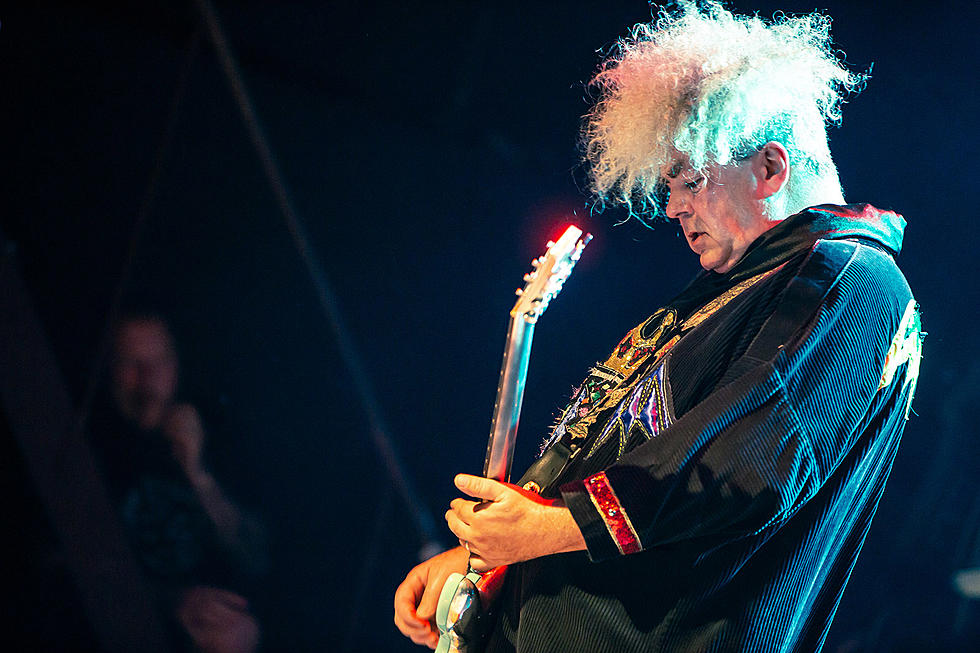
//> input picture Actividad6/buzz.jpg, 980 x 653 px
$ ./Actividad6 buzz.jpg   (built with g++ and OpenCV 4)
//> lines starting //> are read from the running program, lines starting //| are printed output that depends on the picture; after the words box and inside, x2 and y2 are one past the last pixel; in counts of white or black regions, pixels touching at a corner belong together
//> further down, src is the input picture: 653 rows x 980 cols, CV_8UC3; mean B, G, R 54.4, 43.5, 31.7
#include <iostream>
#include <opencv2/opencv.hpp>
#include <vector>

cv::Mat medianFilter(cv::Mat &src, int kSize)
{
//> called with kSize = 7
    //(1) aplicamos filtro de la mediana
    cv::Mat afterMedianFilter;
    cv::medianBlur(src, afterMedianFilter, kSize);
    return afterMedianFilter;
}

cv::Mat edgesLaplace(cv::Mat &src, int ddepth, int kSize, int scale, int delta)
{
//> called with ddepth = 3, kSize = 3, scale = 5, delta = 0
    //(2) detectamos bordes de la imagen en escala de grises usando Laplacian
    //convertimos la imagen a escala de gris
    cv::Mat grayscale;
    cv::cvtColor(src, grayscale, cv::COLOR_BGR2GRAY);
    //aplicamos el filtro laplaciano
    cv::Mat afterLaplace;
    cv::Laplacian(grayscale, afterLaplace, ddepth, kSize, scale, delta, cv::BORDER_DEFAULT);
    //volvemos a convertir la imagen a escala de gris
    cv::Mat absAfterLaplace;
    cv::convertScaleAbs(afterLaplace, absAfterLaplace);
    //invertimos la imagen para que los bordes sean negros
    cv::Mat edges_grayscale;
    cv::bitwise_not(absAfterLaplace, edges_grayscale);
    //aplicamos la funcion de umbral para que los bordes esten mejor definidos
    cv::Mat edges;
    cv::threshold(edges_grayscale, edges, 150, 255, cv::THRESH_BINARY);
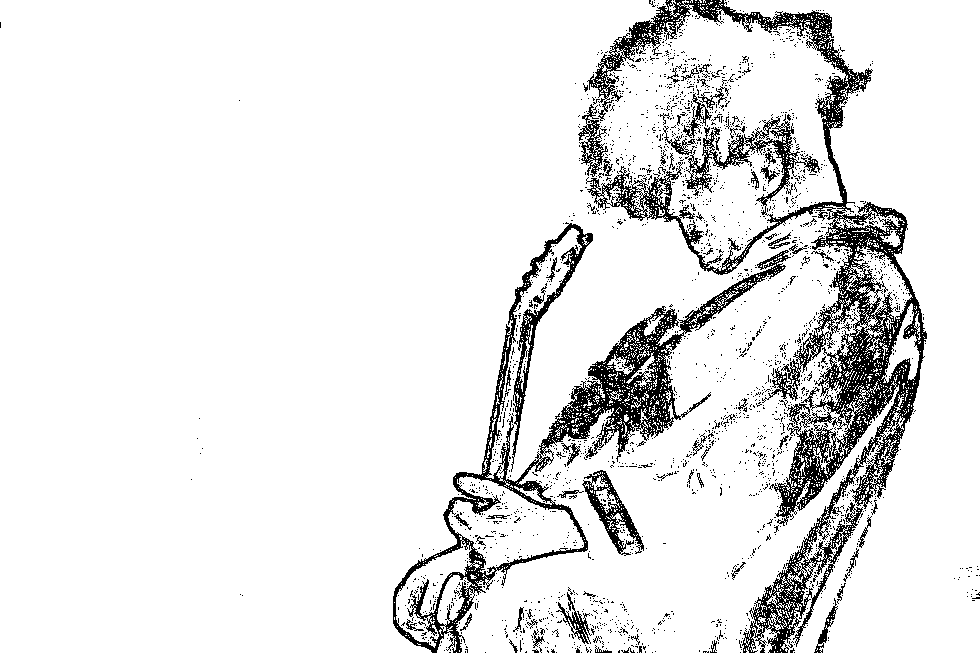
//> edges: 653 rows x 980 cols, CV_8UC1; 90.3% white; black in thin lines or dots
    return edges;
}

cv::Mat edgesSobel(cv::Mat &src, int ddepth, int ksize, int scale, int delta)
{
//> called with ddepth = 3, ksize = 3, scale = 5, delta = 0
    // Convert the image to grayscale
    cv::Mat grayscale;
    cv::cvtColor(src, grayscale, cv::COLOR_BGR2GRAY);
    cv::Mat grad_x, grad_y;
    cv::Mat abs_grad_x, abs_grad_y;
    cv::Sobel(grayscale, grad_x, ddepth, 1, 0, ksize, scale, delta, cv::BORDER_DEFAULT);
    cv::Sobel(grayscale, grad_y, ddepth, 0, 1, ksize, scale, delta, cv::BORDER_DEFAULT);
    // converting back to CV_8U
    cv::convertScaleAbs(grad_x, abs_grad_x);
    cv::convertScaleAbs(grad_y, abs_grad_y);
    cv::Mat grad;
    cv::addWeighted(abs_grad_x, 0.5, abs_grad_y, 0.5, 0, grad);
    //invertimos la imagen para que los bordes sean negros
    cv::Mat edges;
    cv::bitwise_not(grad, edges);
    //aplicamos la funcion de umbral para que los bordes esten mejor definidos
    cv::threshold(edges, edges, 150, 255, cv::THRESH_BINARY);
//> edges: 653 rows x 980 cols, CV_8UC1; 86.7% white; 539 black regions (481 under 20 px), largest, box (x1, y1, x2, y2) and area: (577, 0, 927, 653) 49367, (393, 220, 786, 653) 26950, (582, 470, 644, 556) 1866
    return edges;
}

cv::Mat edgesCanny(cv::Mat &src, double t1, int ratio, int kSize)
{
//> called with t1 = 4, ratio = 2, kSize = 7
    // Convert the image to grayscale
    cv::Mat grayscale;
    cv::cvtColor(src, grayscale, cv::COLOR_BGR2GRAY);
    cv::Mat edges;
    cv::Canny(grayscale, edges, t1, t1 * ratio, kSize);
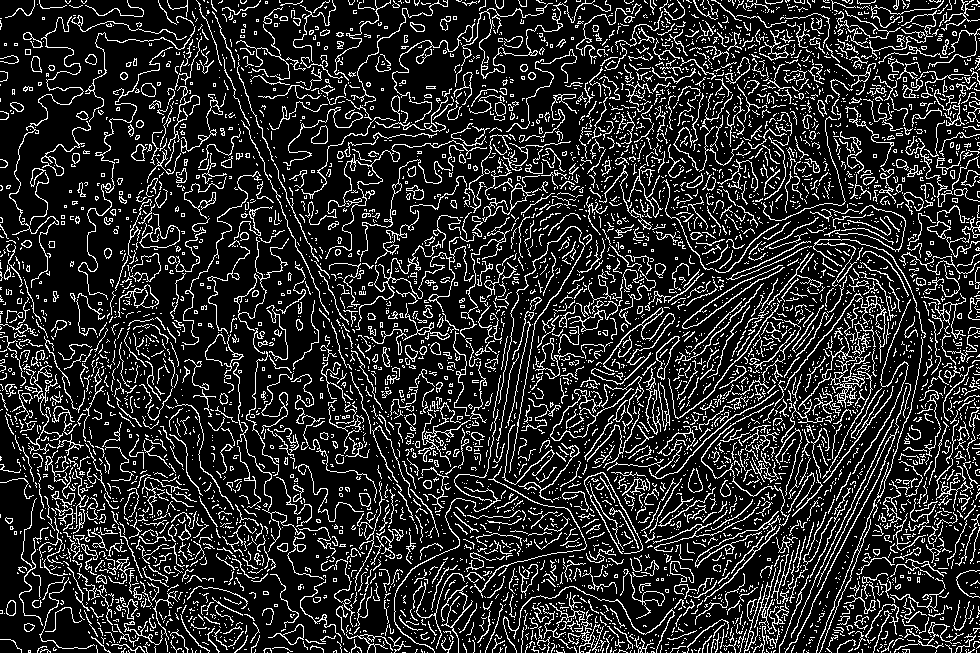
//> edges: 653 rows x 980 cols, CV_8UC1; 16.7% white in thin lines or dots
    cv::bitwise_not(edges, edges);
//> edges: 653 rows x 980 cols, CV_8UC1; 83.3% white; black in thin lines or dots
    return edges;
}

cv::Mat requantize(cv::Mat &src, int quantScale)
{
    //(3) reducimos la cantidad de colores en (1)
    cv::Mat requant = src.clone();
    for (int i = 0; i < requant.rows; i++)
    {
        for (int j = 0; j < requant.cols; j++)
        {
            requant.at<cv::Vec3b>(i, j)[0] = floor(requant.at<cv::Vec3b>(i, j)[0] / quantScale) * quantScale;
            requant.at<cv::Vec3b>(i, j)[1] = floor(requant.at<cv::Vec3b>(i, j)[1] / quantScale) * quantScale;
            requant.at<cv::Vec3b>(i, j)[2] = floor(requant.at<cv::Vec3b>(i, j)[2] / quantScale) * quantScale;
        }
    }
    return requant;
}

cv::Mat addEdges(cv::Mat &src, cv::Mat &edges)
{
    //(4) agregamos a (3) los bordes obtenidos en (2)
    cv::Mat result;
    cv::bitwise_and(src, src, result, edges);
    return result;
}

// Pasamos el rango dinamico de la imagen a [0,1]
void ImageAdjust(cv::Mat &src, cv::Mat &dst)
{
    for (int i = 0; i < src.rows; i++)
    {
        for (int j = 0; j < src.cols; j++)
        {
            int g = src.at<uchar>(i, j);
            dst.at<float>(i, j) = g / 255.;
        }
    }
}

//encuentra los cruces por cero de una imagen
// [42 lines left out: function zeroCross, not called in this run]

//encuentra los cruces por cero de una imagen. Alt
void zeroCross2(cv::Mat &src, cv::Mat &result, double threshold)
{
    for (int y = 1; y < src.rows - 1; ++y)
    {
        for (int x = 1; x < src.cols; ++x)
        {
            float q1, q2, q3, q4;
            q1 = src.at<float>(y,x) + src.at<float>(y-1,x) + src.at<float>(y-1,x-1) + src.at<float>(y,x-1);
            q2 = src.at<float>(y,x) + src.at<float>(y,x-1) + src.at<float>(y+1,x-1) + src.at<float>(y+1,x);
            q3 = src.at<float>(y,x) + src.at<float>(y+1,x) + src.at<float>(y+1,x+1) + src.at<float>(y,x+1);
            q4 = src.at<float>(y,x) + src.at<float>(y,x+1) + src.at<float>(y-1,x+1) + src.at<float>(y-1,x);
            float max = std::max({q1,q2,q3,q4});
            float min = std::min({q1,q2,q3,q4});
            if(max > 0 && min < 0 && (std::abs(max-min) > threshold))
            {
                result.at<uchar>(y,x) = 255;
            }
        }
    }
}

// [24 lines left out: function zeroCross3, not called in this run]

cv::Mat edgesLoG(cv::Mat src, int gaussKSize = 13, int gaussDelta = 2, int laplaceKSize = 3, int laplaceScaleSize = 1, float zeroCrossThreshold = 0.01)
{
    //Image is converted to grayscale
    cv::Mat gray(src.size(), CV_32FC1);
    cv::cvtColor(src, gray, cv::COLOR_BGR2GRAY);
    cv::Mat gray01;
    gray01 = cv::Mat::zeros(gray.size(), CV_32FC1);
    ImageAdjust(gray, gray01);
    //Generate a Gaussian kernel matrix and smooth the image
    cv::Mat gaussianblur;
    cv::GaussianBlur(gray01,gaussianblur,cv::Size(gaussKSize,gaussKSize),gaussDelta);
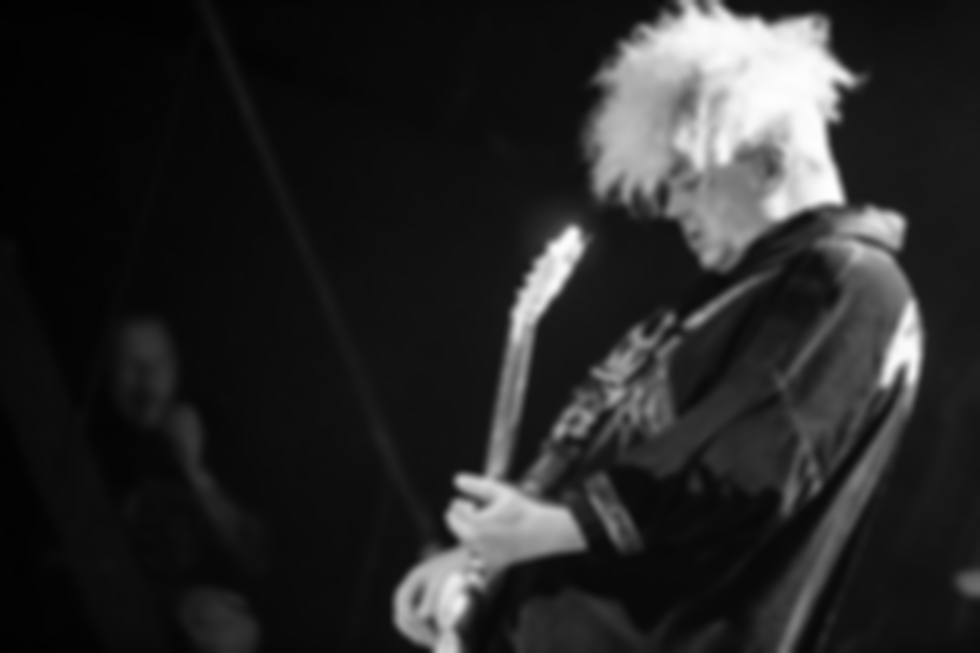
//> gaussianblur: 653 rows x 980 cols, CV_32FC1; min 0.00728, max 0.998, mean 0.158

    // Laplacian transformation of the image after smoothing cv::Mat Laplace;
    cv::Mat Laplace = cv::Mat::zeros(gaussianblur.size(), CV_32FC1);
    cv::Laplacian(gaussianblur,Laplace,CV_32FC1,laplaceKSize,laplaceScaleSize);
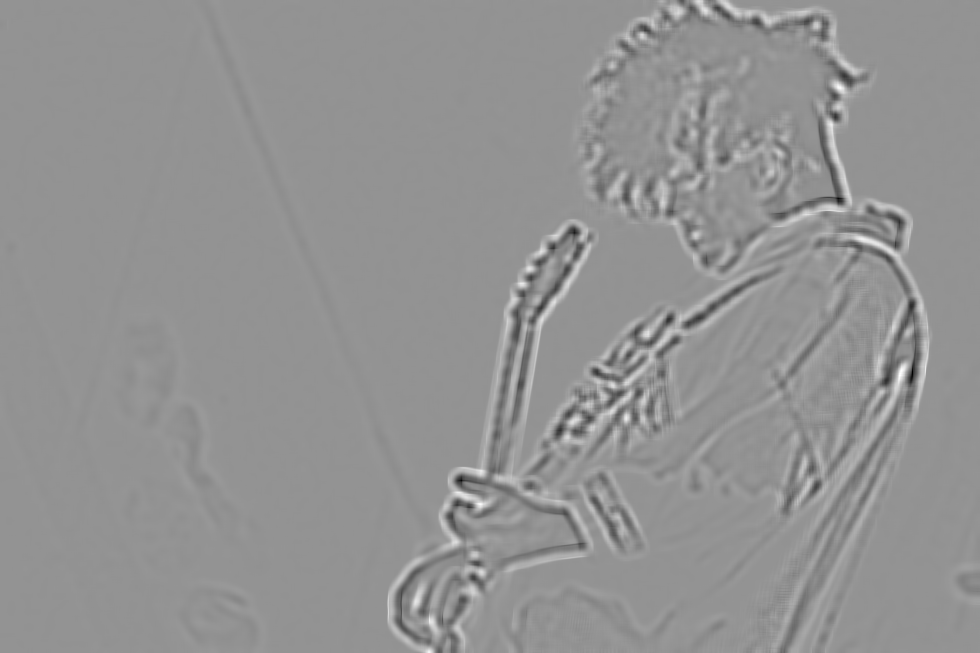
//> Laplace: 653 rows x 980 cols, CV_32FC1; min -0.161, max 0.118, mean 1.6e-06; drawn with min black and max white

    //Neighborhood decision, zero cross search
    cv::Mat result;
    result = cv::Mat::zeros(Laplace.size(), CV_8U);
    zeroCross2(Laplace, result, zeroCrossThreshold);
//> after the loop in zeroCross2, `for (int y = 1; y < src.rows - 1; ++y)`:
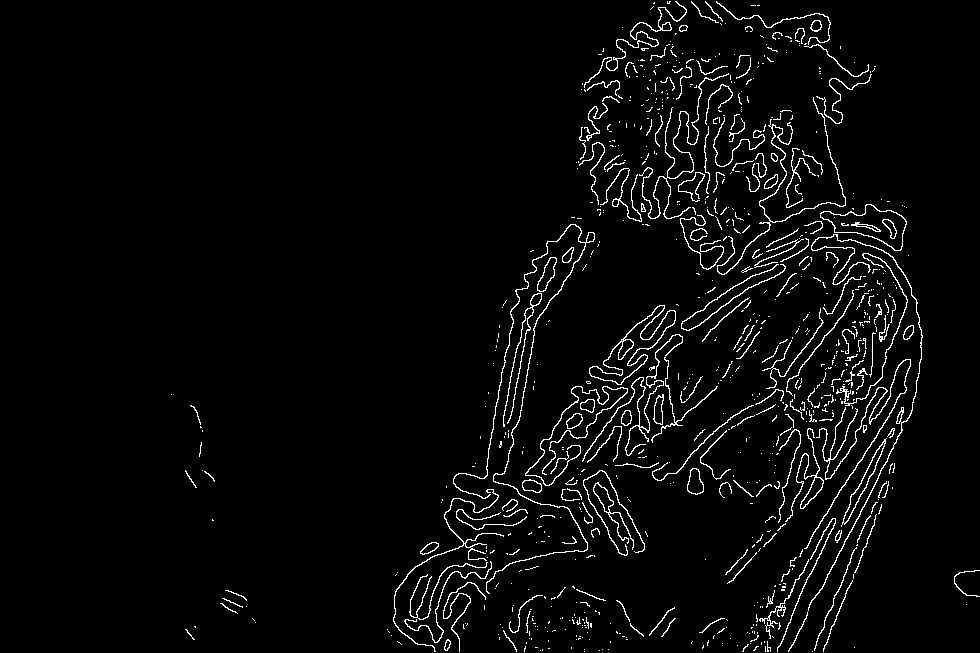
//> result: 653 rows x 980 cols, CV_8UC1; 3.5% white in thin lines or dots, all inside (x1, y1, x2, y2) = (171, 1, 980, 652)

    //invertimos la imagen para que los bordes sean negros
    cv::bitwise_not(result, result);


    return result;
}

int main(int argc, char *argv[])
{
    char const *src_path = "car.jpg";
    if(argc > 1)
    {
        src_path = argv[1];
    }
    cv::Mat src = cv::imread(src_path, cv::IMREAD_UNCHANGED);
    if (src.empty())
    {
        std::cout << "No se pudo cargar la imagen" << std::endl;
        return -1;
    }

    //(1.a) aplicamos filtro de la mediana
    int kSizeMedian = 7;
    cv::Mat afterMediantFilter = medianFilter(src, kSizeMedian);

    //(2.a) detectamos bordes de la imagen en escala de grises usando Laplacian
    int ddepth = CV_16S;
    int kSizeLaplacian = 3;
    int scaleLaplacian = 5;
    int deltaLaplacian = 0;
    cv::Mat edgesAfterLaplace = edgesLaplace(afterMediantFilter, ddepth, kSizeLaplacian, scaleLaplacian, deltaLaplacian);

    //(2.b) detectamos bordes de la imagen en escala de grises usando sobel
    int kSizeSobel = 3;
    int scaleSobel = 5;
    int deltaSobel = 0;
    cv::Mat edgesAfterSobel = edgesSobel(afterMediantFilter, ddepth, kSizeSobel, scaleSobel, deltaSobel);

    //(2.c) detectamos bordes de la imagen en escala de grises usando canny
    double cannyMinThresh = 4.0f;
    int cannyRatio = 2;
    int kSizeCanny = 7;
    cv::Mat edgesAfterCanny = edgesCanny(afterMediantFilter, cannyMinThresh, cannyRatio, kSizeCanny);

    //(2.d) detectamos bordes de la imagen en escala de grises usando LoG
    cv::Mat edgesAfterLoG = edgesLoG(afterMediantFilter,13,4);


    //(3) reducimos la cantidad de colores en (1)
    int quantScale = 24;
    cv::Mat afterRequant = requantize(afterMediantFilter, quantScale);
//> after the loop in requantize, `for (int i = 0; i < requant.rows; i++)`:
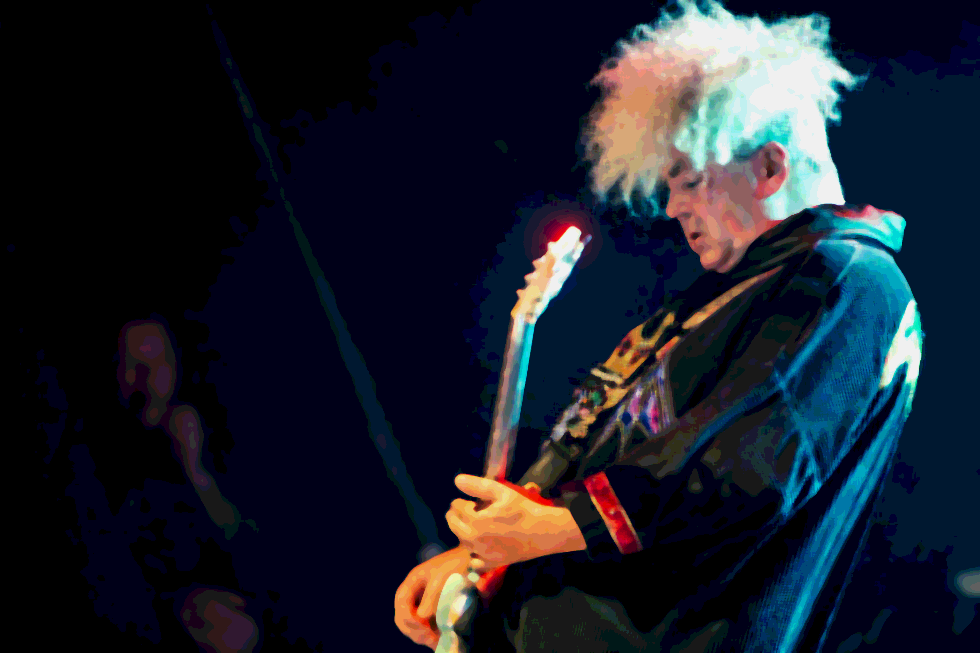
//> requant: 653 rows x 980 cols, CV_8UC3; mean B, G, R 42.4, 30.9, 26.2

    //(4) agregamos a (3) los bordes obtenidos en (2)
    cv::Mat resultLaplacian = addEdges(afterRequant, edgesAfterLaplace);
    cv::Mat resultSobel = addEdges(afterRequant, edgesAfterSobel);
    cv::Mat resultCanny = addEdges(afterRequant, edgesAfterCanny);
    cv::Mat resultLoG = addEdges(afterRequant, edgesAfterLoG);
//> in addEdges (call 4), `cv::bitwise_and(src, src, result, edges);`:
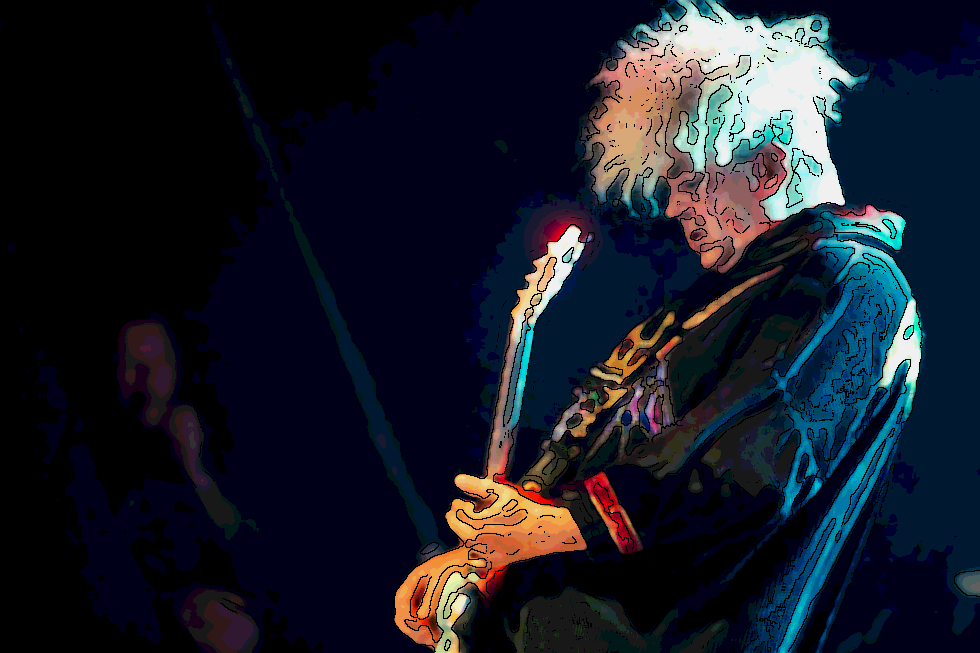
//> result: 653 rows x 980 cols, CV_8UC3; mean B, G, R 39.1, 27.9, 23.6

    //creamos las ventanas de las imagenes
    cv::namedWindow("original", cv::WINDOW_AUTOSIZE);
    cv::namedWindow("resultLaplacian", cv::WINDOW_AUTOSIZE);
    cv::namedWindow("resultSobel", cv::WINDOW_AUTOSIZE);
    cv::namedWindow("resultCanny", cv::WINDOW_AUTOSIZE);
    cv::namedWindow("resultLoG", cv::WINDOW_AUTOSIZE);

    //mostramos las imagenes
    cv::imshow("original", src);
    cv::imshow("resultLaplacian", resultLaplacian);
    cv::imshow("resultSobel", resultSobel);
    cv::imshow("resultCanny", resultCanny);
    cv::imshow("resultLoG", resultLoG);
    cv::imwrite("resultLaplacian.png", resultLaplacian);
    cv::imwrite("resultSobel.png", resultSobel);
    cv::imwrite("resultCanny.png", resultCanny);
    cv::imwrite("resultLoG.png", resultLoG);
    cv::waitKey(0);

    cv::destroyAllWindows();
}
